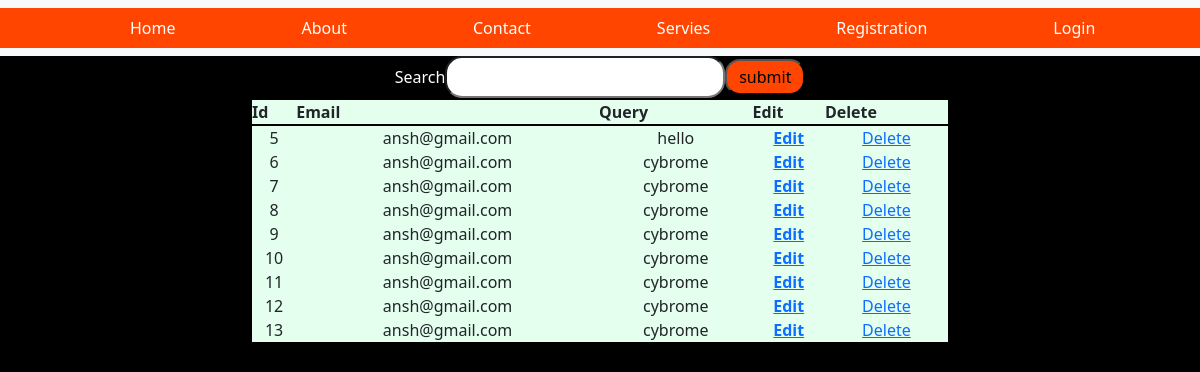
Before: /showdata/ansh@gmail.com with the older database file.
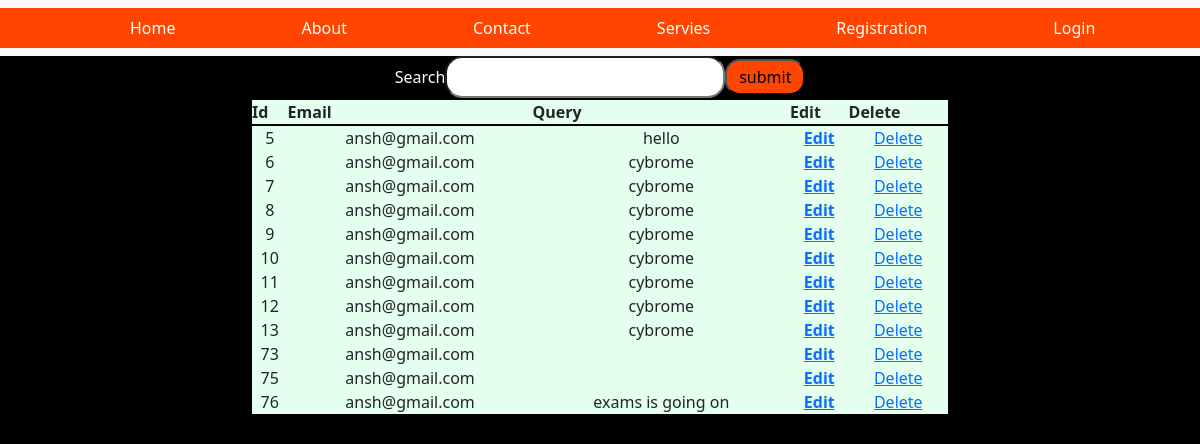
After: the same page with the newer database file.
### app/models.py (models this page shows)
class Query(models.Model):
    Email = models.EmailField(max_length=50)
    Query = models.CharField(max_length=50)

### app/views.py (the view)
# urls.py: path('showdata/<str:pk>',showdata,name='showdata'),
def showdata(request,pk):
    Querydata=Query.objects.filter(Email=pk)
    data = Student.objects.get(Email=pk)
    Name = data.Name
    Email = data.Email
    Contact = data.Contact
    City=data.City
    user={
        'name':Name,
        'email':Email,
        'contact':Contact,
        'city':City}
    return render(request,'app/showdata.html',{'key1':Querydata,'user':user})

### app/templates/app/showdata.html (shortened to what this page needs)
{% extends 'app/base.html' %}
{% load static %}
{% block content %}
<!DOCTYPE html>
<html lang="en">
<head>
  <link rel="stylesheet" href="{% static 'style.css' %}">
</head>
<body>
<center>
<table align="center" width="700px" style="border: 2px solid black;">
  <form action="{% url 'search' pk=user.email %}" method="post">
    <span style="color: white;">Search</span>
    <input style="border-radius: 17px; width: 280px; padding: 7px;"  type="search" name="search">
    <button style="background-color: orangered; width: 80px; padding: 4px; border-radius: 15px; " type="submit">submit</button>
  </form>
    <thead style="background-color: #E4FFEE; border: 2px solid black;">
        <tr style="background-color: #E4FFEE; border: 2 px solid black;">
            <th>Id</th>
          <th>Email</th>
          <th>Query</th>
          <th>Edit</th>
          <th>Delete</th>
        </tr>
      </thead>
      <tbody style="background-color: #E4FFEE; border: 2 px solid black;">
          {% for i in key1 %}
          <tr align="center">
            <td>{{i.id}}</td>
              <td>{{i.Email}}</td>
                <td>{{i.Query}}</td>
                <th><a href="{% url 'edit' pk=i.id %}">Edit</a></th>
                 <td><a href="{% url 'delete' pk=i.id %}">Delete</a></td>
          </tr>
          {% endfor %}
      </tbody>
  </table>
  </center>
</body>
</html>
  {% endblock %}

### app/templates/app/base.html (shortened to what this page needs)
{% load static %}
<!doctype html>
<html lang="en">
  <head>
    <link href="https://cdn.jsdelivr.net/npm/bootstrap@5.0.2/dist/css/bootstrap.min.css" rel="stylesheet">
    <link rel="stylesheet" href="{% static 'style.css' %}">
  </head>
  <body>
    <nav class="navbar navbar-expand-lg navbar-light bg-light">
        <div class="container-fluid">
          <div class="collapse navbar-collapse" id="navbarNav">
            <ul class="navbar-nav">
            <li class="nav-item">
                <a style="color: white;" class="nav-link" href="{% url 'home' %}">Home</a>
            </li>
              <li class="nav-item">
                <a style="color: white;" class="nav-link" href="{% url 'about' %}">About</a>
              </li>
              <li class="nav-item">
                <a style="color: white;" class="nav-link" href="{% url 'contact' %}">Contact</a>
              </li>
              <li class="nav-item">
                <a style="color: white;" class="nav-link" href="{% url 'services' %}">Servies</a>
              </li>
                <li class="nav-item">
                <a style="color: white;" class="nav-link" href="{% url 'register' %}">Registration</a>
              </li>
              <li class="nav-item">
                <a style="color: white;" class="nav-link" href="{% url 'login' %}">Login</a>
              </li>
            </ul>
          </div>
        </div>
      </nav>
      {% block content %}{% endblock %}
  </body>
</html>

### app/static/style.css (style rules this page uses)
* { margin-top: 0px; padding: 0px; }
body { background-color: black; }
.container-fluid { background-color: orangered; color: white; }
.nav-item { margin-left: 110px; }

Changed rows visible on the page:
added Query: id "73", Email "ansh@gmail.com"
added Query: id "75", Email "ansh@gmail.com"
added Query: id "76", Email "ansh@gmail.com", Query "exams is going on"
